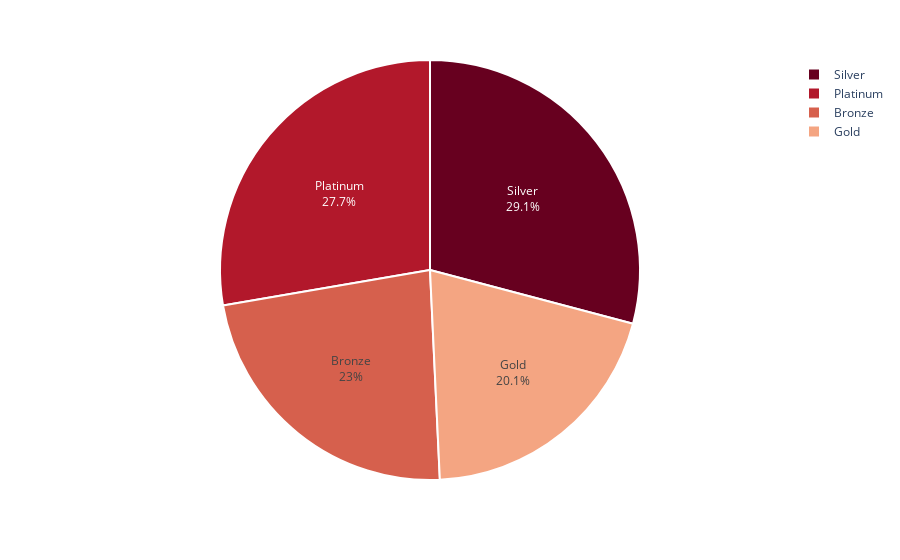

This figure's notebook cell:
### Markdown cell above
#### Customers Distribution

### Code cell
cluster_counts = customer.clusters.value_counts()

fig = px.pie(cluster_counts, 
             values = cluster_counts.values, 
             names = cluster_counts.index,
             color_discrete_sequence=px.colors.sequential.RdBu)
fig.update_traces(textposition='inside', textinfo='percent+label', 
                  marker = dict(line = dict(color = 'white', width = 2)))
fig.show()

### Figure 1 — Plotly figure (JSON) as saved in the notebook; plotly's stock layout.template omitted (floating-point values rounded to 4 significant figures)
{"data": [{"domain": {"x": [0, 1], "y": [0, 1]}, "hovertemplate": "index=%{label}<br>value=%{value}<extra></extra>", "labels": ["Silver", "Platinum", "Bronze", "Gold"], "legendgroup": "", "marker": {"line": {"color": "white", "width": 2}}, "name": "", "showlegend": true, "textinfo": "percent+label", "textposition": "inside", "type": "pie", "values": [642, 611, 508, 444]}], "layout": {"legend": {"tracegroupgap": 0}, "margin": {"t": 60}, "piecolorway": ["rgb(103,0,31)", "rgb(178,24,43)", "rgb(214,96,77)", "rgb(244,165,130)", "rgb(253,219,199)", "rgb(247,247,247)", "rgb(209,229,240)", "rgb(146,197,222)", "rgb(67,147,195)", "rgb(33,102,172)", "rgb(5,48,97)"]}}
